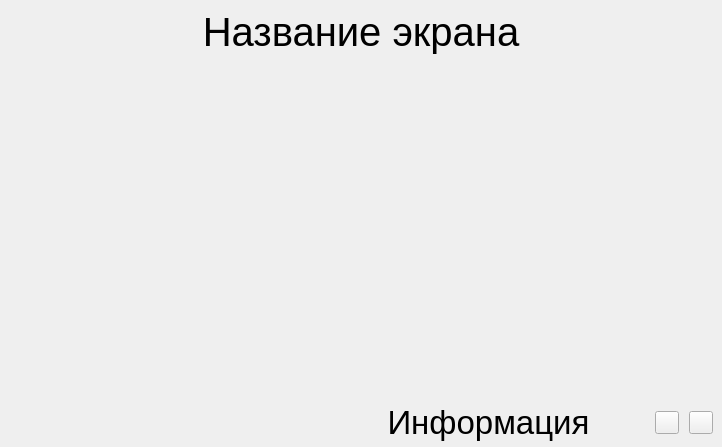
<?xml version="1.0" encoding="UTF-8"?>
<ui version="4.0">
 <class>AbstractDialogPage</class>
 <widget class="QWidget" name="AbstractDialogPage">
  <property name="geometry">
   <rect>
    <x>0</x>
    <y>0</y>
    <width>722</width>
    <height>447</height>
   </rect>
  </property>
  <property name="maximumSize">
   <size>
    <width>1280</width>
    <height>720</height>
   </size>
  </property>
  <layout class="QVBoxLayout" name="verticalLayout_2">
   <property name="spacing">
    <number>0</number>
   </property>
   <property name="leftMargin">
    <number>0</number>
   </property>
   <property name="topMargin">
    <number>0</number>
   </property>
   <property name="rightMargin">
    <number>0</number>
   </property>
   <property name="bottomMargin">
    <number>0</number>
   </property>
   <item>
    <widget class="QWidget" name="upperWidget" native="true">
     <property name="sizePolicy">
      <sizepolicy hsizetype="Preferred" vsizetype="Maximum">
       <horstretch>0</horstretch>
       <verstretch>0</verstretch>
      </sizepolicy>
     </property>
     <property name="layoutDirection">
      <enum>Qt::RightToLeft</enum>
     </property>
     <layout class="QHBoxLayout" name="horizontalLayout">
      <property name="leftMargin">
       <number>9</number>
      </property>
      <property name="topMargin">
       <number>9</number>
      </property>
      <property name="rightMargin">
       <number>9</number>
      </property>
      <property name="bottomMargin">
       <number>9</number>
      </property>
      <item>
       <widget class="QLabel" name="namePageLabel">
        <property name="font">
         <font>
          <pointsize>30</pointsize>
         </font>
        </property>
        <property name="text">
         <string>Название экрана</string>
        </property>
        <property name="alignment">
         <set>Qt::AlignCenter</set>
        </property>
       </widget>
      </item>
     </layout>
    </widget>
   </item>
   <item>
    <widget class="QLabel" name="label">
     <property name="pixmap">
      <pixmap resource="res/app_res.qrc">:/icons/separatorHorizontal.svg</pixmap>
     </property>
     <property name="scaledContents">
      <bool>true</bool>
     </property>
     <property name="alignment">
      <set>Qt::AlignCenter</set>
     </property>
     <property name="wordWrap">
      <bool>false</bool>
     </property>
    </widget>
   </item>
   <item>
    <widget class="QWidget" name="settingsPage" native="true">
     <property name="sizePolicy">
      <sizepolicy hsizetype="Expanding" vsizetype="Expanding">
       <horstretch>0</horstretch>
       <verstretch>0</verstretch>
      </sizepolicy>
     </property>
    </widget>
   </item>
   <item>
    <widget class="QLabel" name="label_2">
     <property name="pixmap">
      <pixmap resource="res/app_res.qrc">:/icons/separatorHorizontal.svg</pixmap>
     </property>
     <property name="scaledContents">
      <bool>true</bool>
     </property>
     <property name="alignment">
      <set>Qt::AlignCenter</set>
     </property>
    </widget>
   </item>
   <item>
    <layout class="QHBoxLayout" name="lowerLayout">
     <property name="spacing">
      <number>10</number>
     </property>
     <property name="leftMargin">
      <number>9</number>
     </property>
     <property name="topMargin">
      <number>6</number>
     </property>
     <property name="rightMargin">
      <number>9</number>
     </property>
     <property name="bottomMargin">
      <number>6</number>
     </property>
     <item>
      <widget class="QLabel" name="flashStatusLabel">
       <property name="text">
        <string/>
       </property>
      </widget>
     </item>
     <item>
      <widget class="QLabel" name="infoLabel">
       <property name="sizePolicy">
        <sizepolicy hsizetype="Preferred" vsizetype="Maximum">
         <horstretch>0</horstretch>
         <verstretch>0</verstretch>
        </sizepolicy>
       </property>
       <property name="font">
        <font>
         <pointsize>25</pointsize>
        </font>
       </property>
       <property name="text">
        <string>Информация</string>
       </property>
       <property name="alignment">
        <set>Qt::AlignCenter</set>
       </property>
      </widget>
     </item>
     <item>
      <widget class="AnimatedToolButton" name="confirmButton"/>
     </item>
     <item>
      <widget class="AnimatedToolButton" name="cancelButton"/>
     </item>
    </layout>
   </item>
  </layout>
 </widget>
 <customwidgets>
  <customwidget>
   <class>AnimatedToolButton</class>
   <extends>QToolButton</extends>
   <header>animatedtoolbutton.h</header>
  </customwidget>
 </customwidgets>
 <resources>
  <include location="res/app_res.qrc"/>
 </resources>
 <connections/>
</ui>
